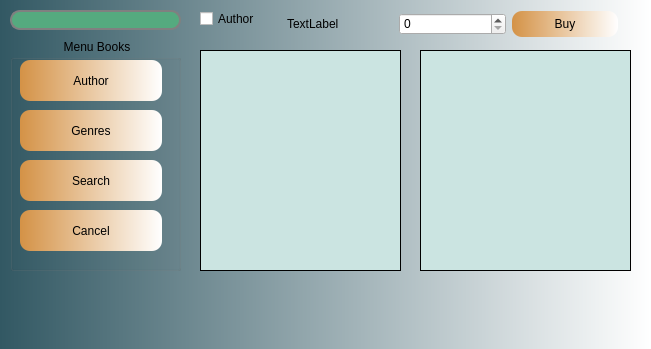
<?xml version="1.0" encoding="UTF-8"?>
<ui version="4.0">
 <class>MainBook</class>
 <widget class="QDialog" name="MainBook">
  <property name="geometry">
   <rect>
    <x>0</x>
    <y>0</y>
    <width>651</width>
    <height>349</height>
   </rect>
  </property>
  <property name="windowTitle">
   <string>Dialog</string>
  </property>
  <property name="styleSheet">
   <string notr="true">QPushButton{
                          background-color: qlineargradient(spread:pad, x1:0, y1:0, x2:1, y2:0, stop:0 rgba(212, 146, 70, 255), stop:1 rgba(255, 255, 255, 255));
                          border-style: inset;
                          border-style: outset;
                          border-radius: 10px;
                          border-color: beige;
                          font: bold 14p;
                          min-width: 10em;
                          padding: 6px;
}
QPushButton:pressed{
                          background-color: rgb(224, 200, 0);
                          border-style: inset;
                          color: red;
                          border-style: outset;
                          border-width: 3px;
                          border-radius: 10px;
                          border-color: beige;
                          font: bold 14p;
                          min-width: 10em;
                          padding: 6px;
}
QDialog
{
 background-color:qlineargradient(spread:pad, x1:0, y1:0, x2:1, y2:0, stop:0 rgba(50, 88, 99, 255), stop:1 rgba(255, 255, 255, 255))
}
QTableWidget {
    background-color: qlineargradient(spread:repeat, x1:0, y1:0, x2:1, y2:1, stop:0.272727 rgba(203, 228, 225, 255))
}
QHeaderView, QHeaderView::section {
    background-color: rgba(128, 128, 128, 128);
}
QLineEdit {
     border: 2px solid gray;
     border-radius: 10px;
     padding: 0 8px;
     background: rgb(85, 170, 127);
 }
QGroupBox::title {
  subcontrol-position: top center; /* position at the top center */
}
QGroupBox{
font: 75 12pt &quot;MS Shell Dlg 2&quot;;
}
QLabel
{
font: 75 12pt &quot;MS Shell Dlg 2&quot;;
}
QCheckBox {
   spacing: 5px;                          
	border-style: inset;
	border-style: outset;
     border-radius: 10px;
}

 QCheckBox::indicator {
 width: 13px;
 height: 13px;
 }
</string>
  </property>
  <widget class="QGroupBox" name="groupBox">
   <property name="geometry">
    <rect>
     <x>10</x>
     <y>40</y>
     <width>171</width>
     <height>231</height>
    </rect>
   </property>
   <property name="title">
    <string>Menu Books</string>
   </property>
   <widget class="QPushButton" name="AuthorButton">
    <property name="geometry">
     <rect>
      <x>10</x>
      <y>20</y>
      <width>142</width>
      <height>41</height>
     </rect>
    </property>
    <property name="text">
     <string>Author</string>
    </property>
   </widget>
   <widget class="QPushButton" name="GenresButton">
    <property name="geometry">
     <rect>
      <x>10</x>
      <y>70</y>
      <width>142</width>
      <height>41</height>
     </rect>
    </property>
    <property name="text">
     <string>Genres</string>
    </property>
   </widget>
   <widget class="QPushButton" name="CancleButton">
    <property name="geometry">
     <rect>
      <x>10</x>
      <y>170</y>
      <width>142</width>
      <height>41</height>
     </rect>
    </property>
    <property name="styleSheet">
     <string notr="true"/>
    </property>
    <property name="text">
     <string>Cancel</string>
    </property>
   </widget>
   <widget class="QPushButton" name="Search_pushButton">
    <property name="geometry">
     <rect>
      <x>10</x>
      <y>120</y>
      <width>142</width>
      <height>41</height>
     </rect>
    </property>
    <property name="text">
     <string>Search</string>
    </property>
   </widget>
  </widget>
  <widget class="QTableWidget" name="TableForCatalog">
   <property name="geometry">
    <rect>
     <x>200</x>
     <y>50</y>
     <width>201</width>
     <height>221</height>
    </rect>
   </property>
   <property name="sizePolicy">
    <sizepolicy hsizetype="Maximum" vsizetype="Maximum">
     <horstretch>174</horstretch>
     <verstretch>0</verstretch>
    </sizepolicy>
   </property>
   <property name="sizeIncrement">
    <size>
     <width>0</width>
     <height>0</height>
    </size>
   </property>
   <property name="midLineWidth">
    <number>171</number>
   </property>
   <property name="horizontalScrollBarPolicy">
    <enum>Qt::ScrollBarAlwaysOff</enum>
   </property>
   <property name="rowCount">
    <number>0</number>
   </property>
   <attribute name="horizontalHeaderDefaultSectionSize">
    <number>201</number>
   </attribute>
  </widget>
  <widget class="QTableWidget" name="Books_info">
   <property name="geometry">
    <rect>
     <x>420</x>
     <y>50</y>
     <width>211</width>
     <height>221</height>
    </rect>
   </property>
   <attribute name="horizontalHeaderDefaultSectionSize">
    <number>105</number>
   </attribute>
  </widget>
  <widget class="QLineEdit" name="SearchLine_edit">
   <property name="geometry">
    <rect>
     <x>10</x>
     <y>10</y>
     <width>171</width>
     <height>20</height>
    </rect>
   </property>
  </widget>
  <widget class="QCheckBox" name="Author_checkBox">
   <property name="geometry">
    <rect>
     <x>200</x>
     <y>10</y>
     <width>70</width>
     <height>17</height>
    </rect>
   </property>
   <property name="text">
    <string>Author</string>
   </property>
  </widget>
  <widget class="QWidget" name="layoutWidget">
   <property name="geometry">
    <rect>
     <x>287</x>
     <y>11</y>
     <width>331</width>
     <height>27</height>
    </rect>
   </property>
   <layout class="QGridLayout" name="gridLayout">
    <item row="0" column="0">
     <widget class="QLabel" name="username_label">
      <property name="text">
       <string>TextLabel</string>
      </property>
     </widget>
    </item>
    <item row="0" column="1">
     <widget class="QSpinBox" name="Counter_spinBox"/>
    </item>
    <item row="0" column="2">
     <widget class="QPushButton" name="Buy_button">
      <property name="styleSheet">
       <string notr="true">QPushButton{
                          background-color: qlineargradient(spread:pad, x1:0, y1:0, x2:1, y2:0, stop:0 rgba(212, 146, 70, 255), stop:1 rgba(255, 255, 255, 255));
                          border-style: inset;
                          border-style: outset;
                          border-radius: 10px;
                          border-color: beige;
                          font: bold 14p;
                          min-width: 2em;
                          padding: 6px;
}</string>
      </property>
      <property name="text">
       <string>Buy</string>
      </property>
     </widget>
    </item>
   </layout>
  </widget>
 </widget>
 <resources/>
 <connections/>
</ui>
